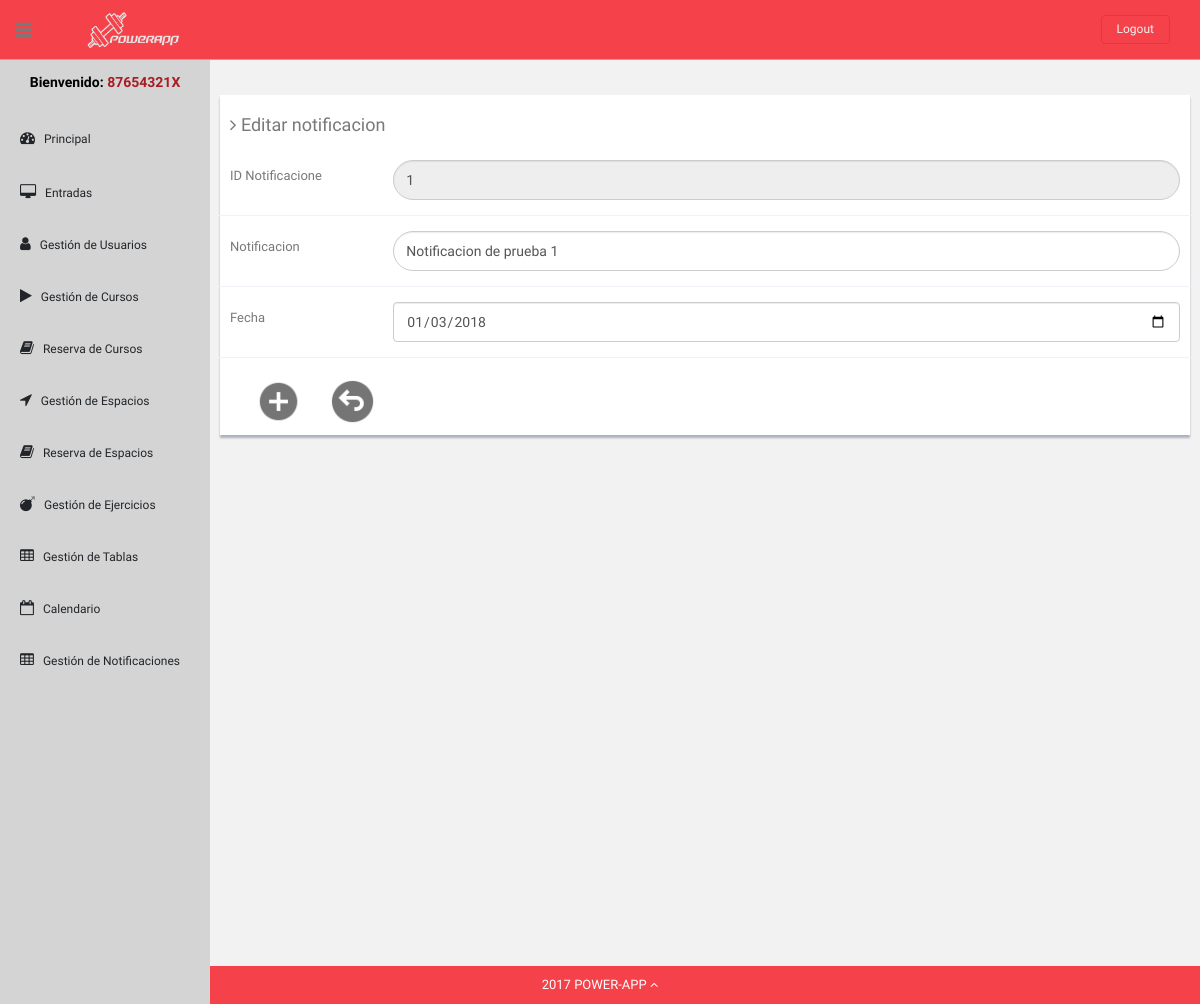
The page /Controllers/formLoader.php?IDNotification=1&form=notificationEdit (signed in) on the database its author committed.
### tables this page shows
CREATE TABLE Notifications (
IDNotification int NOT NULL AUTO_INCREMENT,
Notification varchar(255),
Notificationdate date,

PRIMARY KEY (IDNotification)
);

### Models/Notification.php (called while the page is built, shortened)
<?php
class Notification
{
  private $IDNotification;
  private $Notification;
  private $Notificationdate;
  public function __construct($IDNotification)
  {
      $this->IDNotification = $IDNotification;
  }
  public function loadDataAssoc($dataArray)
  {
      $this->IDNotification = $dataArray['IDNotification'];
      $this->Notification = $dataArray['Notification'];
      $this->Notificationdate = $dataArray['Notificationdate'];
  }
  public function getIDNotification()
  {
      return $this->IDNotification;
  }
  public function getNotification()
  {
      return $this->Notification;
  }
  public function getNotificationDate()
  {
      return $this->Notificationdate;
  }
}
 ?>

### Models/NotificationModel.php (called while the page is built, shortened)
<?php
class NotificationDAO
{
  private $DBLink;
  private $serverName ="localhost";
  private $userName = "admin";
  private $passWord = "admin";
  private $DBName = "powerAppDB";
  function __construct(){
      $this->DBLink =  new mysqli($this->serverName,$this->userName,$this->passWord,$this->DBName);
  }
   function get(Notification $notification){
       $statement = $this->DBLink->prepare("SELECT * FROM Notifications WHERE IDNotification=?");
       $IDNotification = $notification->getIDNotification();
       $statement->bind_param("s",$IDNotification);
       if(!$statement->execute()) {
           return "Falló la ejecución: (" . $statement->errno . ") " . $statement->error;
       }else{
           $result = $statement->get_result();
           return "ok";
       }
   }
}
?>

### Views/NotificationEditView.php (the view)
<?php
class NotificationEditView
{
    var $notification;
    function __construct(Notification $notification)
    {
        $this->notification = $notification;
        $this->render();
    }
    function render()
    {
?>
<div class="row mt">
    <div class="col-lg-12">
        <div class="form-panel">
            <h4 class="mb"><i class="fa fa-angle-right"></i> Editar notificacion</h4>
            <form method="post" class="form-horizontal style-form" action="../Controllers/NotificationActionController.php?action=EDIT">
                <div class="form-group">
                    <label class="col-sm-2 col-sm-2 control-label">ID Notificacione</label>
                    <div class="col-sm-10">
                        <input type="number" class="form-control round-form" name="IDNotification" value="<?php echo $this->notification->getIDNotification();?>" readonly>
                    </div>
                </div>
                <div class="form-group">
                    <label class="col-sm-2 col-sm-2 control-label">Notificacion</label>
                    <div class="col-sm-10">
                        <input type="text" class="form-control round-form" name="Notification" value="<?php echo $this->notification->getNotification();?>">
                    </div>
                </div>
                <div class="form-group">
                    <label class="col-sm-2 col-sm-2 control-label">Fecha</label>
                    <div class="col-sm-10">
                        <input type="date" class="form-control" name="Notificationdate" value="<?php echo $this->notification->getNotificationDate() ?>">
                    </div>
                </div>
                <button class="submit" type="submit"><img src="../Templates/img2/add.png"></button>
                <a class="submit" href="../Controllers/NotificationShowAllController.php"><img src="../Templates/img2/atras.png"></a>
            </form>
        </div>
    </div>
</div>
<?php
}
} ?>

### Templates/css2/style2.css (style rules this page uses)
body { color: #797979; background: #f2f2f2; font-family: 'Ruda', sans-serif; padding: 0px !important; margin: 0px !important; font-size:13px; }
ul li { list-style: none; }
a, a:hover, a:focus { text-decoration: none; outline: none; }
#container { width: 100%; height: 100%; }
.mt { margin-top: 25px; }
.mb { margin-bottom: 25px; }
ul.top-menu > li > .logout { color: #f2f2f2; font-size: 12px; border-radius: 4px; -webkit-border-radius: 4px; border: 1px solid #F5302E !important; padding: 5px 15px; margin-right: 15px; background: #F5424A; margin-top: 15px; }
.header, .footer { min-height: 60px; padding: 0 15px; }
.header { position: fixed; left: 0; right: 0; z-index: 1002; }
.black-bg { background: #F5424A; border-bottom: 1px solid #c9aa5f; }
a.logo { font-size: 20px; color: #ffffff; float: left; margin-top: 10px; text-transform: uppercase; }
#top_menu .nav > li, ul.top-menu > li { float: left; }
ul.top-menu > li > a { color: #666666; font-size: 16px; border-radius: 4px; -webkit-border-radius: 4px; border:1px solid #666666 !important; padding: 2px 6px; margin-right: 15px; }
.sidebar-toggle-box { float: left; padding-right: 15px; margin-top: 20px; }
.sidebar-toggle-box .fa-bars { cursor: pointer; display: inline-block; font-size: 20px; }
.form-panel { background: #ffffff; margin: 10px; padding: 10px; box-shadow: 0px 3px 2px #aab2bd; text-align: left; }
label { font-weight: 400; }
.form-horizontal.style-form .form-group { border-bottom: 1px solid #eff2f7; padding-bottom: 15px; margin-bottom: 15px; }
.round-form { border-radius: 500px; -webkit-border-radius: 500px; }
@media (min-width: 768px) { .form-horizontal .control-label { text-align: left; } }
.site-footer { background: #F5424A; color: #fff; padding: 10px 0; }
.submit { border: none; background: none; }
.submit img { margin-top: 5px; margin-left: 20px; width: 45px; height: 45px; }

### rows shown on the page
notifications: IDNotification "1", Notification "Notificacion de prueba 1", Notificationdate "01/03/2018"

### other values the page prints
$_SESSION['login'] "87654321X"
